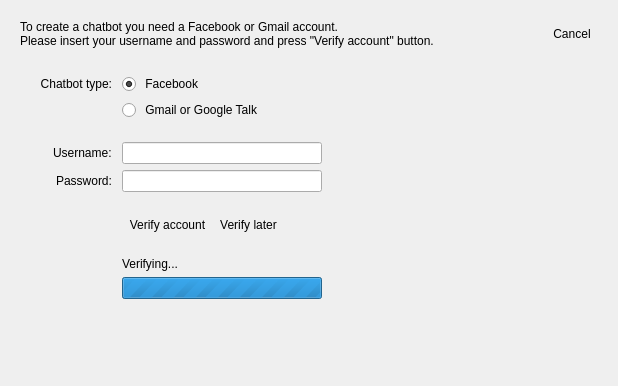
<?xml version="1.0" encoding="UTF-8"?>
<ui version="4.0">
 <class>AccountVerifWidget</class>
 <widget class="QWidget" name="AccountVerifWidget">
  <property name="geometry">
   <rect>
    <x>0</x>
    <y>0</y>
    <width>618</width>
    <height>386</height>
   </rect>
  </property>
  <property name="windowTitle">
   <string>Form</string>
  </property>
  <layout class="QGridLayout" name="gridLayout">
   <item row="0" column="0">
    <widget class="QStackedWidget" name="connectToChatStackWidget">
     <property name="enabled">
      <bool>true</bool>
     </property>
     <property name="lineWidth">
      <number>1</number>
     </property>
     <property name="currentIndex">
      <number>0</number>
     </property>
     <widget class="QWidget" name="verifyAccountPage">
      <layout class="QGridLayout" name="gridLayout_9">
       <item row="0" column="0">
        <widget class="QLabel" name="verifyExplanationLabel">
         <property name="sizePolicy">
          <sizepolicy hsizetype="Expanding" vsizetype="Preferred">
           <horstretch>0</horstretch>
           <verstretch>0</verstretch>
          </sizepolicy>
         </property>
         <property name="text">
          <string>To create a chatbot you need a Facebook or Gmail account.
Please insert your username and password and press &quot;Verify account&quot; button.</string>
         </property>
         <property name="wordWrap">
          <bool>true</bool>
         </property>
        </widget>
       </item>
       <item row="1" column="0" colspan="2">
        <layout class="QFormLayout" name="formLayout">
         <property name="fieldGrowthPolicy">
          <enum>QFormLayout::AllNonFixedFieldsGrow</enum>
         </property>
         <property name="labelAlignment">
          <set>Qt::AlignRight|Qt::AlignTrailing|Qt::AlignVCenter</set>
         </property>
         <property name="horizontalSpacing">
          <number>10</number>
         </property>
         <property name="leftMargin">
          <number>20</number>
         </property>
         <property name="topMargin">
          <number>20</number>
         </property>
         <property name="rightMargin">
          <number>20</number>
         </property>
         <item row="0" column="0">
          <widget class="QLabel" name="connectWithChatLabel">
           <property name="font">
            <font>
             <weight>50</weight>
             <bold>false</bold>
            </font>
           </property>
           <property name="text">
            <string>Chatbot type:</string>
           </property>
           <property name="alignment">
            <set>Qt::AlignRight|Qt::AlignTrailing|Qt::AlignVCenter</set>
           </property>
          </widget>
         </item>
         <item row="0" column="1">
          <widget class="QRadioButton" name="fbChatRadio">
           <property name="text">
            <string> Facebook</string>
           </property>
           <property name="icon">
            <iconset resource="../res/chatbot_theme.qrc">
             <normaloff>:/icons/facebook.png</normaloff>:/icons/facebook.png</iconset>
           </property>
           <property name="iconSize">
            <size>
             <width>24</width>
             <height>24</height>
            </size>
           </property>
           <property name="checked">
            <bool>true</bool>
           </property>
          </widget>
         </item>
         <item row="1" column="1">
          <widget class="QRadioButton" name="gtalkChatRadio">
           <property name="text">
            <string> Gmail or Google Talk</string>
           </property>
           <property name="icon">
            <iconset resource="../res/chatbot_theme.qrc">
             <normaloff>:/icons/gmail.png</normaloff>:/icons/gmail.png</iconset>
           </property>
           <property name="iconSize">
            <size>
             <width>24</width>
             <height>24</height>
            </size>
           </property>
          </widget>
         </item>
         <item row="2" column="1">
          <spacer name="verticalSpacer_10">
           <property name="orientation">
            <enum>Qt::Vertical</enum>
           </property>
           <property name="sizeType">
            <enum>QSizePolicy::Fixed</enum>
           </property>
           <property name="sizeHint" stdset="0">
            <size>
             <width>20</width>
             <height>10</height>
            </size>
           </property>
          </spacer>
         </item>
         <item row="3" column="0">
          <widget class="QLabel" name="usernameLabel">
           <property name="text">
            <string>Username:</string>
           </property>
          </widget>
         </item>
         <item row="3" column="1">
          <widget class="QLineEdit" name="usernameText">
           <property name="maximumSize">
            <size>
             <width>200</width>
             <height>16777215</height>
            </size>
           </property>
          </widget>
         </item>
         <item row="4" column="0">
          <widget class="QLabel" name="passwordEdit">
           <property name="text">
            <string>Password:</string>
           </property>
          </widget>
         </item>
         <item row="4" column="1">
          <widget class="QLineEdit" name="passwordText">
           <property name="maximumSize">
            <size>
             <width>200</width>
             <height>16777215</height>
            </size>
           </property>
           <property name="echoMode">
            <enum>QLineEdit::Password</enum>
           </property>
          </widget>
         </item>
         <item row="5" column="1">
          <spacer name="verticalSpacer_8">
           <property name="orientation">
            <enum>Qt::Vertical</enum>
           </property>
           <property name="sizeType">
            <enum>QSizePolicy::Fixed</enum>
           </property>
           <property name="sizeHint" stdset="0">
            <size>
             <width>20</width>
             <height>10</height>
            </size>
           </property>
          </spacer>
         </item>
         <item row="6" column="1">
          <layout class="QHBoxLayout" name="horizontalLayout_3">
           <item>
            <widget class="QToolButton" name="verifyAccountButton">
             <property name="text">
              <string>Verify account</string>
             </property>
             <property name="icon">
              <iconset resource="../res/chatbot_theme.qrc">
               <normaloff>:/icons/verify_chatbot.png</normaloff>:/icons/verify_chatbot.png</iconset>
             </property>
             <property name="iconSize">
              <size>
               <width>24</width>
               <height>24</height>
              </size>
             </property>
             <property name="toolButtonStyle">
              <enum>Qt::ToolButtonTextBesideIcon</enum>
             </property>
             <property name="autoRaise">
              <bool>true</bool>
             </property>
            </widget>
           </item>
           <item>
            <widget class="QToolButton" name="verifyLaterButton">
             <property name="text">
              <string>Verify later</string>
             </property>
             <property name="icon">
              <iconset resource="../res/chatbot_theme.qrc">
               <normaloff>:/icons/verify_later.png</normaloff>:/icons/verify_later.png</iconset>
             </property>
             <property name="iconSize">
              <size>
               <width>24</width>
               <height>24</height>
              </size>
             </property>
             <property name="toolButtonStyle">
              <enum>Qt::ToolButtonTextBesideIcon</enum>
             </property>
             <property name="autoRaise">
              <bool>true</bool>
             </property>
             <property name="arrowType">
              <enum>Qt::NoArrow</enum>
             </property>
            </widget>
           </item>
           <item>
            <spacer name="horizontalSpacer_7">
             <property name="orientation">
              <enum>Qt::Horizontal</enum>
             </property>
             <property name="sizeHint" stdset="0">
              <size>
               <width>40</width>
               <height>20</height>
              </size>
             </property>
            </spacer>
           </item>
          </layout>
         </item>
         <item row="7" column="1">
          <spacer name="verticalSpacer_11">
           <property name="orientation">
            <enum>Qt::Vertical</enum>
           </property>
           <property name="sizeType">
            <enum>QSizePolicy::Fixed</enum>
           </property>
           <property name="sizeHint" stdset="0">
            <size>
             <width>20</width>
             <height>10</height>
            </size>
           </property>
          </spacer>
         </item>
         <item row="8" column="1">
          <widget class="QLabel" name="connectionStatusLabel">
           <property name="text">
            <string>Verifying...</string>
           </property>
          </widget>
         </item>
         <item row="9" column="1">
          <widget class="QProgressBar" name="connectionProgressBar">
           <property name="maximumSize">
            <size>
             <width>200</width>
             <height>16777215</height>
            </size>
           </property>
           <property name="maximum">
            <number>0</number>
           </property>
           <property name="value">
            <number>-1</number>
           </property>
          </widget>
         </item>
         <item row="10" column="1">
          <spacer name="verticalSpacer_12">
           <property name="orientation">
            <enum>Qt::Vertical</enum>
           </property>
           <property name="sizeHint" stdset="0">
            <size>
             <width>20</width>
             <height>133</height>
            </size>
           </property>
          </spacer>
         </item>
        </layout>
       </item>
       <item row="0" column="1">
        <widget class="QToolButton" name="cancelChAccountButton">
         <property name="text">
          <string>Cancel</string>
         </property>
         <property name="icon">
          <iconset resource="../res/chatbot_theme.qrc">
           <normaloff>:/icons/cancel.png</normaloff>:/icons/cancel.png</iconset>
         </property>
         <property name="iconSize">
          <size>
           <width>24</width>
           <height>24</height>
          </size>
         </property>
         <property name="toolButtonStyle">
          <enum>Qt::ToolButtonTextBesideIcon</enum>
         </property>
         <property name="autoRaise">
          <bool>true</bool>
         </property>
        </widget>
       </item>
      </layout>
     </widget>
    </widget>
   </item>
  </layout>
 </widget>
 <resources>
  <include location="../res/chatbot_theme.qrc"/>
 </resources>
 <connections/>
</ui>
